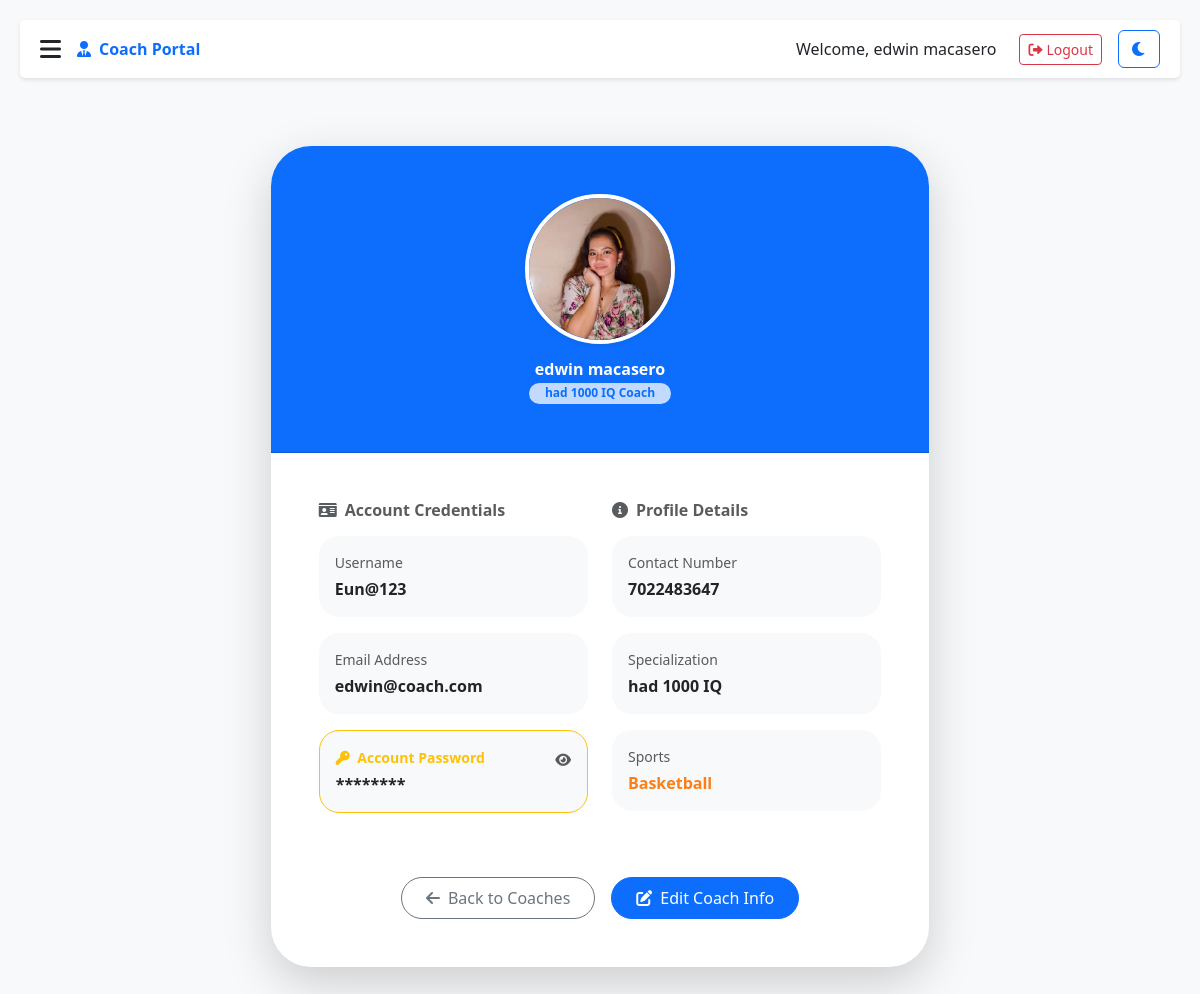
/athletes/admin/coach/2/ (signed in), run on the app's committed database.
### management/models.py (models this page shows, shortened)
class Coach(models.Model):
    user = models.OneToOneField(User, on_delete=models.CASCADE)
    profile_picture = models.ImageField(upload_to='coach_pics/', null=True, blank=True)
    specialization = models.CharField(max_length=100)
    contact_number = models.CharField(max_length=15)
    sports = models.TextField(null=True, blank=True, help_text="Comma-separated list of sports")
    plain_password = models.CharField(max_length=128, null=True, blank=True, help_text="Plain text password (Admin access only)")
    bio = models.TextField(null=True, blank=True)
    experience_years = models.IntegerField(default=0)
    rating = models.DecimalField(max_digits=3, decimal_places=1, default=5.0)
    career_milestones = models.TextField(null=True, blank=True, help_text="Semicolon-separated list of milestones")
    push_alerts = models.BooleanField(default=True)
    weekly_reports = models.BooleanField(default=True)
    injury_alerts = models.BooleanField(default=True)

### management/views.py (the view)
# urls.py: path('admin/coach/<int:pk>/', views.coach_detail, name='coach_detail'),
@login_required
def coach_detail(request, pk):
    is_coach = Coach.objects.filter(user=request.user).exists()
    is_athlete = Athlete.objects.filter(user=request.user).exists()
    if not request.user.is_superuser and not is_coach and not is_athlete:
        return redirect('home')
    coach = get_object_or_404(Coach, pk=pk)
    return render(request, 'management/coach_detail.html', {
        'coach': coach,
        'is_athlete': is_athlete,
        'in_portal': True,
        'portal_type': 'athlete' if is_athlete else ('coach' if is_coach else 'admin')
    })

### management/context_processors.py (called while the page is built)
def unread_notifications(request):
    if not request.user.is_authenticated:
        return {}
    counts = {
        'total': 0,
        'chat': Message.objects.filter(receiver=request.user, is_read=False).count(),
        'payment': 0,
        'session': 0,
        'evaluation': 0,
        'incident': 0,
        'goal': 0,
        'system': 0,
    }
    notifications = Notification.objects.filter(recipient=request.user, is_read=False)
    for n in notifications:
        n_type = n.notification_type.lower()
        if n_type in counts:
            counts[n_type] += 1
        else:
            counts['system'] += 1
    counts['total'] = sum(v for k, v in counts.items() if k != 'total')
    return {'unread_counts': counts}

### management/templates/management/coach_detail.html (shortened to what this page needs)
{% extends 'base.html' %}
{% block content %}
<div class="container py-5">
    <div class="row justify-content-center">
        <div class="col-md-8">
            <div class="card border-0 shadow-lg rounded-5 overflow-hidden">
                <div class="card-header bg-primary text-white py-5">
                    <div class="d-flex flex-column align-items-center justify-content-center text-center">
                        {% if coach.profile_picture %}
                            <img src="{{ coach.profile_picture.url }}" class="rounded-circle border border-4 border-white shadow-sm mb-3" style="width: 150px; height: 150px; min-width: 150px; min-height: 150px; object-fit: cover;">
                        {% else %}
                            <div class="rounded-circle bg-white text-primary d-flex align-items-center justify-content-center mx-auto shadow-sm mb-3" style="width: 150px; height: 150px; min-width: 150px; min-height: 150px;">
                                <i class="fas fa-user-tie fa-4x"></i>
                            </div>
                        {% endif %}
                        <div class="w-100 px-3">
                            <h2 class="fw-bold mb-1 text-truncate">{{ coach.user.get_full_name|default:coach.user.username }}</h2>
                            <div class="d-flex align-items-center justify-content-center gap-2 opacity-75">
                                <span class="badge bg-white text-primary rounded-pill px-3">{{ coach.specialization }} Coach</span>
                            </div>
                        </div>
                    </div>
                </div>
                <div class="card-body p-5">
                    <div class="row g-4">
                        <div class="col-md-6">
                            <h5 class="fw-bold text-muted mb-3"><i class="fas fa-id-card me-2"></i>Account Credentials</h5>
                            <div class="p-3 bg-light rounded-4 mb-3">
                                <div class="small text-muted mb-1">Username</div>
                                <div class="fw-bold text-dark">{{ coach.user.username }}</div>
                            </div>
                            <div class="p-3 bg-light rounded-4 mb-3">
                                <div class="small text-muted mb-1">Email Address</div>
                                <div class="fw-bold text-dark">{{ coach.user.email|default:"Not provided" }}</div>
                            </div>
                            <div class="p-3 bg-light rounded-4 mb-3 border border-warning">
                                <div class="d-flex justify-content-between align-items-center">
                                    <div class="small text-warning fw-bold mb-1"><i class="fas fa-key me-1"></i> Account Password</div>
                                    <button class="btn btn-sm text-muted p-0 border-0" onclick="togglePassword()">
                                        <i class="fas fa-eye" id="toggleIcon"></i>
                                    </button>
                                </div>
                                <div class="fw-bold text-dark" id="passwordField">********</div>
                            </div>
                        </div>
                        <div class="col-md-6">
                            <h5 class="fw-bold text-muted mb-3"><i class="fas fa-info-circle me-2"></i>Profile Details</h5>
                            <div class="p-3 bg-light rounded-4 mb-3">
                                <div class="small text-muted mb-1">Contact Number</div>
                                <div class="fw-bold text-dark">{{ coach.contact_number }}</div>
                            </div>
                            <div class="p-3 bg-light rounded-4 mb-3">
                                <div class="small text-muted mb-1">Specialization</div>
                                <div class="fw-bold text-dark">{{ coach.specialization }}</div>
                            </div>
                            <div class="p-3 bg-light rounded-4 mb-3">
                                <div class="small text-muted mb-1">Sports</div>
                                <div class="fw-bold text-dark">
                                    {% if coach.sports %}
                                        <div class="d-flex flex-wrap gap-2 mt-1">
                                            {% if 'Basketball' in coach.sports %}
                                                <span class="text-orange fw-bold">Basketball</span>
                                            {% endif %}
                                        </div>
                                    {% else %}
                                        <span class="text-muted small">None selected</span>
                                    {% endif %}
                                </div>
                            </div>
                        </div>
                    </div>
                    <div class="mt-5 d-flex justify-content-center gap-3">
                        <a href="{% url 'management:coach_list' %}" class="btn btn-outline-secondary rounded-pill px-4 py-2">
                            <i class="fas fa-arrow-left me-2"></i>Back to Coaches
                        </a>
                        <a href="{% url 'management:coach_update' coach.pk %}" class="btn btn-primary rounded-pill px-4 py-2">
                            <i class="fas fa-edit me-2"></i>Edit Coach Info
                        </a>
                    </div>
                </div>
            </div>
        </div>
    </div>
</div>
{% endblock %}

### management/templates/base.html (shortened to what this page needs)
{% load django_bootstrap5 %}
{% load static %}
<!DOCTYPE html>
<html lang="en">
<head>
    {% bootstrap_css %}
    <link rel="stylesheet" href="https://cdnjs.cloudflare.com/ajax/libs/font-awesome/6.0.0/css/all.min.css">
    <link rel="stylesheet" href="{% static 'management/css/dark_mode.css' %}">
    <script src="https://cdn.tailwindcss.com"></script>
</head>
<body>
    <div class="main-content" id="main-content">
        <div class="header">
            {% if user.is_authenticated %}
                <div class="d-flex align-items-center">
                    {% if portal_type == 'athlete' or is_athlete %}
                        <button id="athleteBurgerMenu" type="button" aria-label="Open menu" aria-expanded="false" aria-controls="athleteDrawerContent" class="p-2.5 rounded-xl bg-slate-100 dark:bg-slate-800 text-slate-600 dark:text-slate-400 border border-slate-200/90 dark:border-white/10 shadow-sm hover:bg-slate-200 dark:hover:bg-slate-700 transition-all focus:outline-none focus:ring-2 focus:ring-blue-500/40">
                            <i data-lucide="menu" class="w-6 h-6" aria-hidden="true"></i>
                        </button>
                    {% else %}
                        <button id="sidebar-toggle"><i class="fas fa-bars"></i></button>
                    {% endif %}
                    {% if in_portal %}
                        {% if portal_type == 'admin' %}
                            <div class="navbar-brand fw-bold text-dark ms-3"><i class="fas fa-user-shield me-2"></i>Admin Console</div>
                        {% elif portal_type == 'coach' %}
                            <div class="navbar-brand fw-bold text-primary ms-3"><i class="fas fa-user-tie me-2"></i>Coach Portal</div>
                        {% else %}
                            <div class="navbar-brand fw-bold text-success ms-3"><i class="fas fa-running me-2"></i>Athlete Portal</div>
                        {% endif %}
                    {% endif %}
                </div>
            {% endif %}
            <div class="user-info">
                {% if user.is_authenticated %}
                    {% if in_portal %}
                        {% if portal_type == 'coach' and is_coach_dashboard %}
                            <div class="flex items-center gap-3 bg-slate-100 dark:bg-slate-800 p-1.5 pr-4 rounded-full border border-slate-200 dark:border-slate-700 cursor-pointer hover:bg-slate-200 dark:hover:bg-slate-700 transition-all" id="coachProfileTrigger">
                                {% if user.coach.profile_picture %}
                                    <img src="{{ user.coach.profile_picture.url }}" class="w-10 h-10 rounded-full object-cover border-2 border-brand" alt="Coach Profile">
                                {% else %}
                                    <div class="w-10 h-10 rounded-full bg-brand/10 flex items-center justify-center border-2 border-brand">
                                        <i data-lucide="user" class="w-5 h-5 text-brand"></i>
                                    </div>
                                {% endif %}
                                <div class="hidden sm:block">
                                    <p class="text-[11px] font-black text-slate-900 dark:text-white uppercase leading-none">{{ user.get_full_name|default:user.username }}</p>
                                    <p class="text-[9px] font-bold text-brand uppercase tracking-widest mt-0.5">HEAD COACH</p>
                                </div>
                            </div>
                        {% elif portal_type == 'admin' or is_athlete or portal_type == 'coach' %}
                            <span>Welcome, {{ user.get_full_name|default:user.username }}</span>
                            <form id="logout-form" action="{% url 'logout' %}" method="post" style="display: inline;">
                                <button type="submit" class="btn btn-sm btn-outline-danger ms-2"><i class="fas fa-sign-out-alt me-1"></i>Logout</button>
                            </form>
                        {% endif %}
                    {% else %}
                        <span>Welcome, {{ user.get_full_name|default:user.username }}</span>
                    {% endif %}
                {% endif %}
                <button id="dark-mode-toggle" class="btn btn-outline-primary ms-3"><i class="fas fa-moon"></i></button>
            </div>
        </div>
        <div class="container-fluid">
            {% block content %}
            {% endblock %}
        </div>
    </div>
</body>
</html>

### management/templates/base.html (style rules this page uses)
body { display: flex; min-height: 100vh; background-color: #f8f9fa; }
.main-content { margin-left: 0; padding: 20px; width: 100%; transition: margin-left 0.3s; }
.header { display: flex; justify-content: space-between; align-items: center; background-color: white; padding: 10px 20px; border-radius: 5px; margin-bottom: 20px; box-shadow: 0 2px 4px rgba(0,0,0,0.1); }
#sidebar-toggle { background: none; border: none; font-size: 24px; cursor: pointer; }
.user-info { display: flex; align-items: center; }
.user-info span { margin-right: 15px; }
#dark-mode-toggle { margin-left: 15px; }

### management/templates/management/coach_detail.html (style rules this page uses)
.rounded-5 { border-radius: 2.5rem !important; }
.rounded-4 { border-radius: 1.25rem !important; }
.bg-light { background-color: #f8f9fa !important; }
.text-orange { color: #fd7e14 !important; }
.text-primary { color: #0d6efd !important; }

### data on the page
Coach: profile_picture (placeholder picture), user.get_full_name "edwin macasero", specialization "had 1000 IQ", user.username "Eun@123", user.email "edwin@coach.com", contact_number "7022483647"

### other printed values
{{ user.get_full_name|default:user.username }} "edwin macasero"
